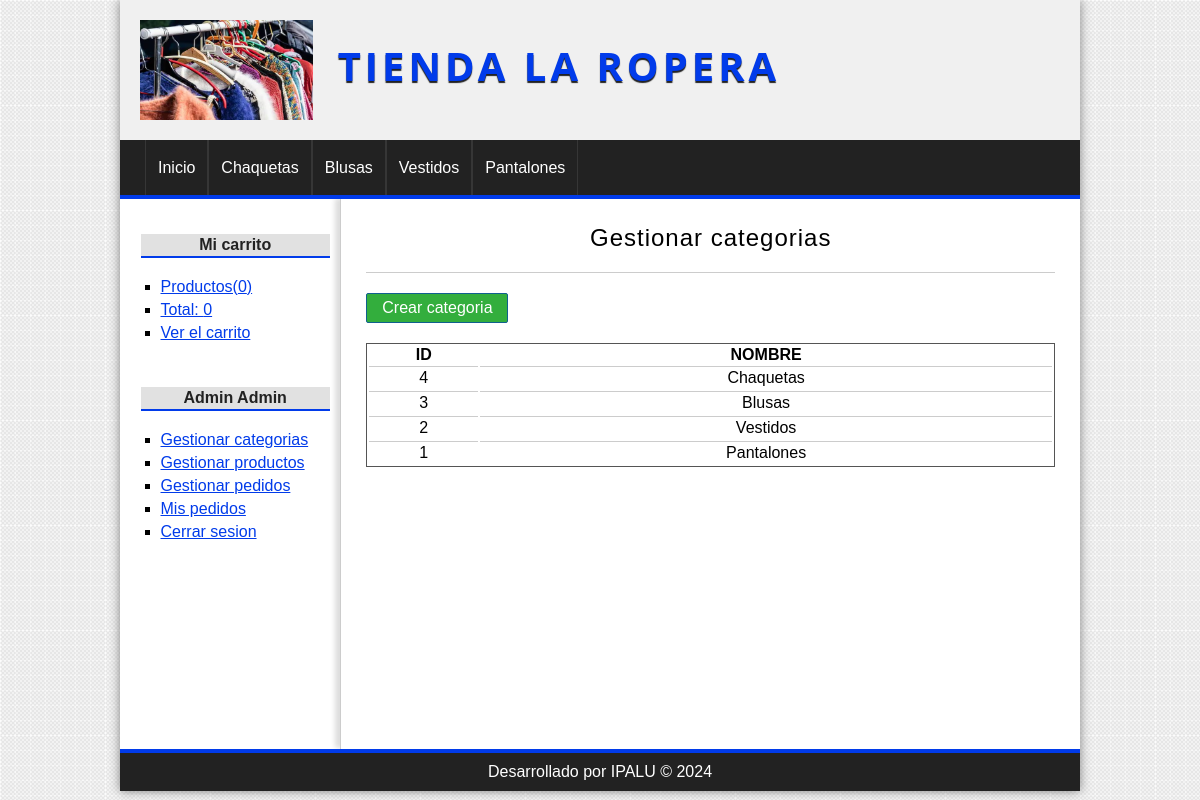
Page /categoria/index (signed in) on the committed database.
### tables this page shows
CREATE TABLE `categorias` (
  `id` int(255) NOT NULL AUTO_INCREMENT,
  `nombre` varchar(100) NOT NULL,
  PRIMARY KEY (`id`)
);

### config/db.php (called while the page is built)
<?php
    class Database {
        public static function connect() {
            $db = new mysqli('localhost','root','','tienda_master');
            $db->query("SET NAMES 'utf8'");
            return $db;
        }
    }
?>

### helpers/utils.php (called while the page is built, shortened)
<?php
class Utils {
    public static function showCategorias() {
        require_once 'models/categoria.php';
        $categoria = new Categoria();
        $categorias = $categoria->getAll();
        return $categorias;
    }
}
?>

### models/categoria.php (called while the page is built, shortened)
<?php
class Categoria {
    private $db;
    public function __construct()
    {
        $this->db = Database::connect();
    }
    public function getAll() {
        $sql = "SELECT * FROM categorias ORDER BY id DESC;";
        $categorias = $this->db->query($sql);
        return $categorias;
    }
}
?>

### controllers/CategoriaController.php (called while the page is built, shortened)
<?php
require_once 'models/categoria.php';
class categoriaController {
    public function index() {
        $categoria = new Categoria();
        $categorias = $categoria->getAll();
        require_once 'views/categoria/index.php';
    }
}
?>

### views/categoria/index.php (the view)
<h1>Gestionar categorias</h1>
<a href="<?=base_url?>categoria/crear" class="button button-small">
    Crear categoria
</a>
<table>
    <tr>
        <th>ID</th>
        <th>NOMBRE</th>
    </tr>
    <?php while($categoria = $categorias->fetch_object()):?>
        <tr>
            <td><?=$categoria->id?></td>
            <td><?=$categoria->nombre?></td>
        </tr>
    <?php endwhile;?>
</table>

### views/layout/header.php (shortened to what this page needs)
<!DOCTYPE html>
<html lang="es">
<head>
    <link rel="stylesheet" href="<?=base_url?>assets/css/styles.css">
</head>
<body>
    <div id="container">
        <header id="header">
            <div id="logo">
                <img src="<?=base_url?>assets/img/ropera.png" alt="Ropera Logo">
                <a href="<?=base_url?>">
                    Tienda La Ropera
                </a>
            </div>
        </header>
        <?php $categorias = Utils::showCategorias();?>
        <nav id="menu" >
            <ul>
                <li>
                    <a href="<?=base_url?>">Inicio</a>
                </li>
                <?php while($categoria=$categorias->fetch_object()):?>
                    <li>
                        <a href="<?=base_url?>categoria/ver&id=<?=$categoria->id?>"><?=$categoria->nombre?></a>
                    </li>
                <?php endwhile;?>
            </ul>
        </nav>
        <div id="content">

### assets/css/styles.css (style rules this page uses)
* { padding: 0px; margin: 0px; font-family: sans-serif, Helvetica, Arial; }
body { background: url(../img/bg.png); }
a { color: #013BEA; }
table { text-align: center; width: 100%; border: 1px solid #555; }
td { border-top: 1px solid #ccc; padding: 2px; }
#container { display: flex; flex-direction: column; width: 80%; margin: 0px auto; box-shadow: 0px 0px 10px gray; background: white; }
#header { height: 145px; background: #F0F0F0; width: 100%; height: 100%; }
#logo { display: flex; flex-direction: row; padding: 20px; text-align: center; }
#logo img { height: 100px; }
#logo a { font-size: 40px; letter-spacing: 4px; font-family: 'Open Sans', Helvetica, Arial; text-transform: uppercase; color: #013BEA; font-weight: bold; text-decoration: none; margin-top: 18px; margin-left: 25px; text-shadow: 0px 2px 1px #222222; transition: all 300ms; }
#menu { clear:both; background: #222; color: white; height: 55px; border-bottom: 4px solid #013BEA; width: 100%; height: 100%; }
#menu ul { list-style: none; text-decoration: none; margin: 0px auto; margin-left: 25px; }
#menu ul li { line-height: 55px; float:left; border-right: 1px solid #363636; }
#menu a { display: block; color: white; text-decoration: none; padding-left: 12px; padding-right: 12px; transition: all 300ms; }
#menu a:first-child { border-left: 1px solid #363636; }
#content { display: flex; flex-direction: row; width: 100%; margin: 0px auto; overflow: hidden; background: white; }
input[type="button"], input[type="submit"], button, .button { display: block; border-radius: 2px; width: auto; padding: 5px; padding-left: 10px; padding-right: 10px; color: white; background: #013BEA; border: 1px solid #11608E; cursor:pointer; }
.button { background: #33AE3D; color: white !important; text-decoration: none; }
.button-small { width: 120px; text-align: center; margin-bottom: 20px; }
#central h1 { font-size: 24px; font-weight: normal; letter-spacing: 1px; text-align: center; border-bottom: 1px solid #ccc; margin-bottom: 20px; padding: 20px; padding-top: 0px; }

### rows in the picture
categorias: nombre "Chaquetas", id "4"
categorias: nombre "Blusas", id "3"
categorias: nombre "Vestidos", id "2"
categorias: nombre "Pantalones", id "1"

### other values in the picture
$stats['count'] "0"
$stats['total'] "0"
$_SESSION['identity']->nombre "Admin"
$_SESSION['identity']->apellidos "Admin"
